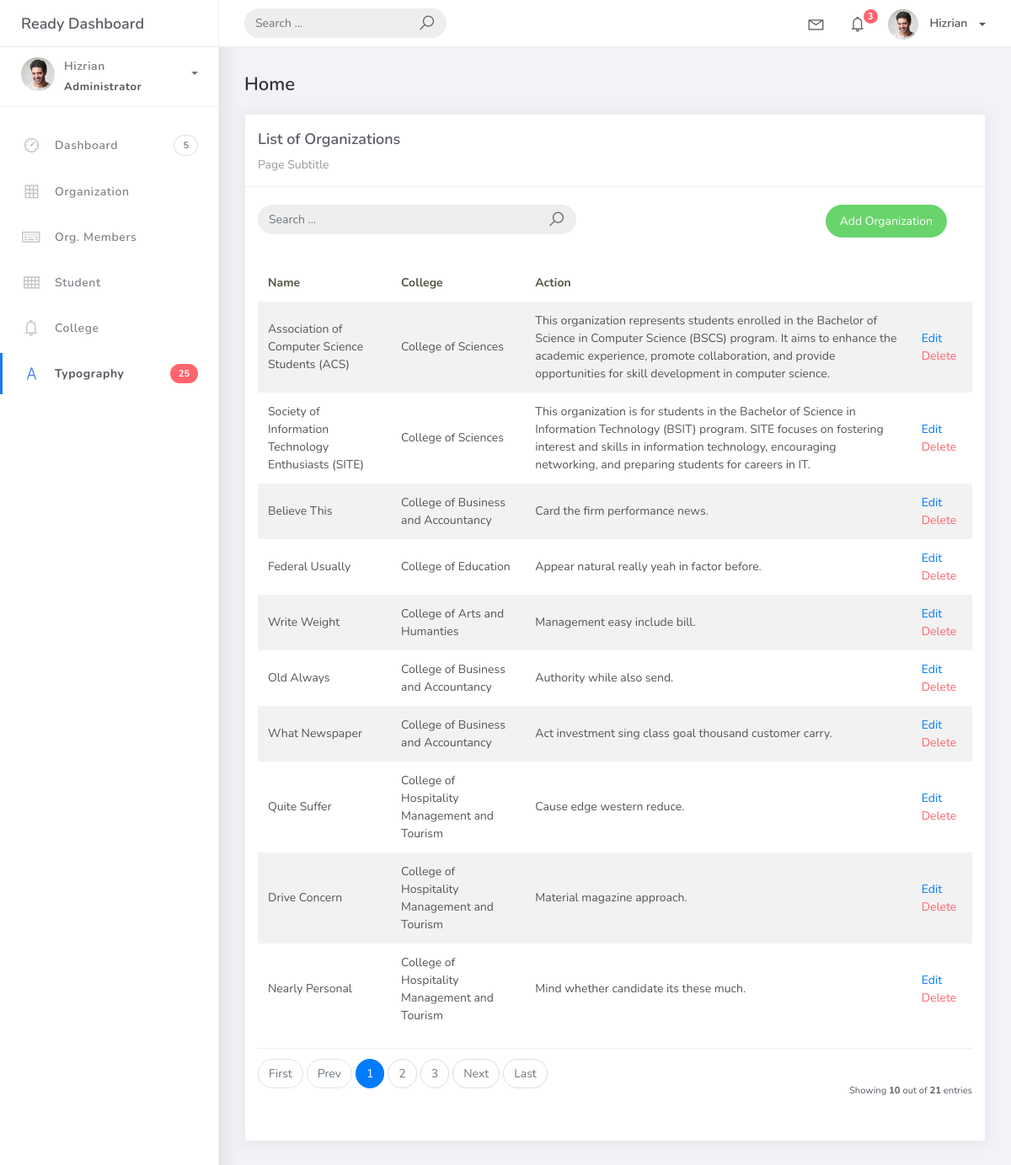
Screenshot of /organization_list with the database file from the repository.
### studentorg/models.py (models this page shows, shortened)
class BaseModel(models.Model):
    created_at = models.DateTimeField(auto_now_add=True, db_index=True)
    updated_at = models.DateTimeField(auto_now=True)
    class Meta:
        abstract = True

class Organization(BaseModel):
    name = models.CharField(max_length=250)
    college = models.ForeignKey(College, null=True, blank=True, on_delete=models.CASCADE)
    description = models.CharField(max_length=500)

class College(BaseModel):
    college_name = models.CharField(max_length=150)
    def __str__(self):
        return self.college_name

### studentorg/views.py (the view)
# urls.py: path('organization_list', OrganizationList.as_view(), name='organization-list'),
class OrganizationList(ListView):
    model = Organization
    context_object_name = 'organization'
    template_name = 'org_list.html'
    success_url = reverse_lazy('organization-list')
    paginate_by = 10

### templates/org_list.html (shortened to what this page needs)
{% extends 'base.html' %}
{% load static %}
{% block content %}
<div class="content">
  <div class="container-fluid">
    <h4 class="page-title">Home</h4>
    <div class="row">
      <div class="col-md-12">
        <div class="card">
          <div class="card-header">
            <div class="card-title">List of Organizations</div>
            <div class="card-category">Page Subtitle</div>
          </div>
          <br/>
            <div class="col-md-12 row">
            <div class="col-md-6">
                <form class="navbar-left navbar-form nav-search mr-md-3" action="">
                <div class="input-group">
                    <input type="text" placeholder="Search ..." class="form-control" />
                    <div class="input-group-append">
                    <span class="input-group-text">
                        <i class="la la-search search-icon"></i>
                    </span>
                    </div>
                </div>
                </form>
            </div>
  <div class="col-md-6">
    <div class="pull-right">
      <a href="{% url 'organization-add' %}" class="btn btn-success btn-rounded">Add Organization</a>
    </div>
  </div>
</div>
          <div class="card-body">
            <table class="table table-striped mt-3">
              <thead>
                <tr>
                  <th scope="col">Name</th>
                  <th scope="col">College</th>
                  <th scope="col">Action</th>
                </tr>
              </thead>
              <tbody>
                {% for object in object_list %}
                  <tr>
                    <td>{{ object.name }}</td>
                    <td>{{ object.college }}</td>
                    <td>{{ object.description }}</td>
                    <td>
                        <a href="organization_list/{{ object.id }}">Edit</a>
                        <a href="organization_list/{{ object.id }}/delete" class="text-danger">Delete</a>
                    </td>
                {% endfor %}
              </tbody>
            </table>
            {% include 'includes/pagination.html' %}
          </div>
        </div>
      </div>
    </div>
  </div>
</div>
{% endblock %}

### rows the page displays
Organization: name "Association of Computer Science Students (ACS)", college "College of Sciences", description "This organization represents students enrolled in the Bachelor of Science in Computer Science (BSCS) program. It aims to enhance the academic experience, promote collaboration, and provide opportunities for skill development in computer science."
Organization: name "Society of Information Technology Enthusiasts (SITE)", college "College of Sciences", description "This organization is for students in the Bachelor of Science in Information Technology (BSIT) program. SITE focuses on fostering interest and skills in information technology, encouraging networking, and preparing students for careers in IT."
Organization: name "Believe This", college "College of Business and Accountancy", description "Card the firm performance news."
Organization: name "Federal Usually", college "College of Education", description "Appear natural really yeah in factor before."
Organization: name "Write Weight", college "College of Arts and Humanties", description "Management easy include bill."
Organization: name "Old Always", college "College of Business and Accountancy", description "Authority while also send."
Organization: name "What Newspaper", college "College of Business and Accountancy", description "Act investment sing class goal thousand customer carry."
Organization: name "Quite Suffer", college "College of Hospitality Management and Tourism", description "Cause edge western reduce."
Organization: name "Drive Concern", college "College of Hospitality Management and Tourism", description "Material magazine approach."
Organization: name "Nearly Personal", college "College of Hospitality Management and Tourism", description "Mind whether candidate its these much."

### other values shown
{{ page_num }} "1"
{{ page_num }} "2" "3"
{{ object_list.count }} "10"
{{ paginator.count }} "21"
